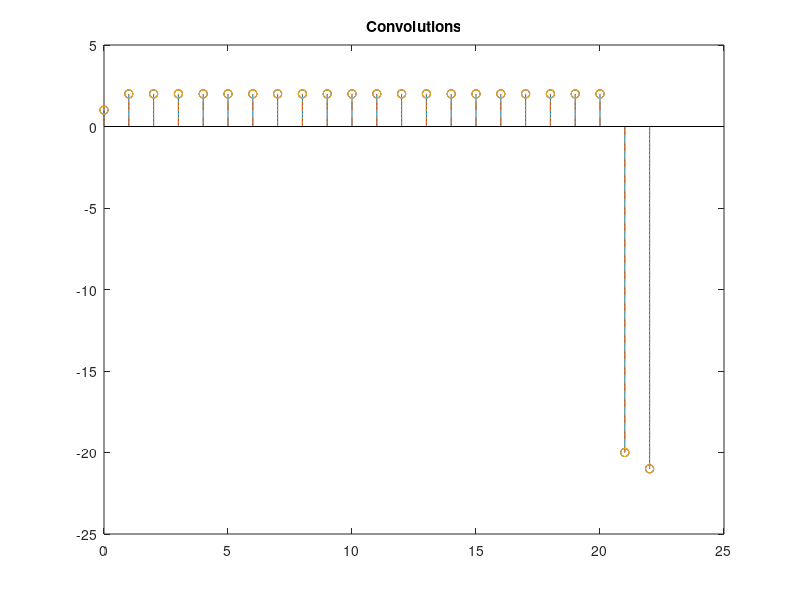

The MATLAB script that drew this image:
close all
clearvars
clc

n_x = 0:20;
x = n_x + ones(size(n_x));

n_h = 0:2;
h = [1, 0, -1];

c = conv(x, h);
n_c = 0:n_x(end) + n_h(end);

% overlap and add

L = 6;
M = length(n_h);
N = M + L - 1;

h_pad = padarray(h, [0, L-1], 'post');
H_pad = fft(h_pad);
oa = zeros(size(n_c));

for i=0:floor(length(n_x) / L)
    x_k = x(i*L +1: min((i+1)*L, n_x(end)+1));
    x_k = padarray(x_k, [0, (L-length(x_k)) + M-1], 'post');
    X_k = fft(x_k);
    Y_k = X_k .* H_pad;
    y_k = ifft(Y_k);
    slice = i*L+1 : min(i*L + (L+M-1), n_c(end)+1);
    oa(slice) = oa(slice) + y_k(1:length(slice));
end

% overlap and save

os = zeros(size(n_c));
x1 = padarray(x, [0, M-1], 'pre');
% add M-1 elements to each xk sector long L on the left (zeros for 1st block)
for i=0:floor(length(n_x) / L)
    x_k = x1(i*L+1:min((i+1)*L + (M-1), n_x(end)+1 + M-1));
    y_k = cconv(x_k, h_pad, M + L - 1);
    y_k = y_k((M-1) + 1: end);
    slice = i*L + 1: (i+1)*L;
    os(slice) = y_k;
end
os = os(1:length(oa));

figure(1);
stem(n_c, c);
hold on;
stem(n_c, oa, '--');
stem(n_c, os, ':');
title('Convolutions');
